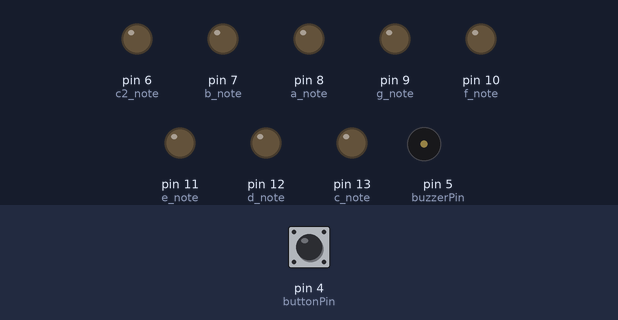
Simulated run of this sketch. Board: Arduino Uno, built with avr-gcc and run on an emulated ATmega328P. On the bench: output pins drawn as LEDs (lit = HIGH), buzzer (waves = sounding). The inputs (shaded band) are chosen by the test bench; at power-on: pin 4 (buttonPin) HIGH.

Above: at 1.2 s.
1.3 s: pin 4 (buttonPin) pulled LOW for 0.15 s
At 5.7 s:
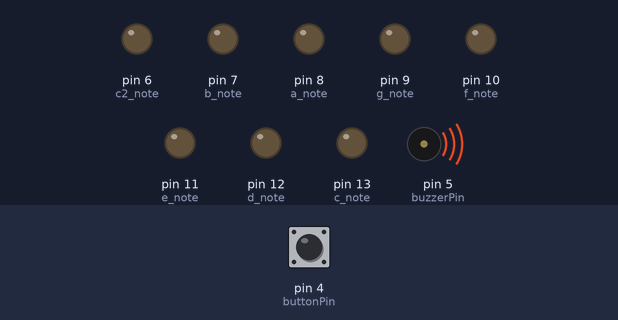
At 9.6 s:
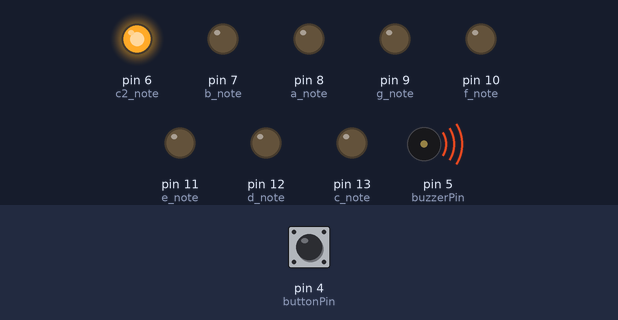
Timing chart, 0 to 13.3 s (numbered marks = the images above; inputs shaded):
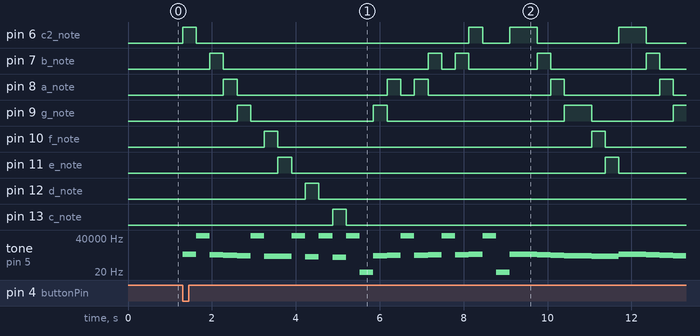

The sketch:

main.ino
```cpp
#include "pitches.h"
//Defining pins
int c_note  = 13;
int d_note  = 12;
int e_note = 11;
int f_note = 10;
int g_note =  9;
int a_note =  8;
int b_note =  7;
int c2_note =6;
int buzzerPin = 5;
int buttonPin = 4;

//IF the '-1' is present in the array, it holds the note of the previous value

 // ADD THIS LIST BACK LATER
 int melody[] = {
  NOTE_C6, -1 , NOTE_B5, NOTE_A5, NOTE_G5, -1 ,NOTE_F5,
   NOTE_E5,-1,  NOTE_D5, -1, NOTE_C5, -1 , 1,  NOTE_G5, NOTE_A5, -1,
   NOTE_A5, NOTE_B5,-1, NOTE_B5 ,NOTE_C6, -1, 1, NOTE_C6,
   NOTE_C6, NOTE_B5, NOTE_A5, NOTE_G5, NOTE_G5,
   NOTE_F5, NOTE_E5, NOTE_C6, NOTE_C6, NOTE_B5,
   NOTE_A5, NOTE_G5, NOTE_G5, NOTE_F5, NOTE_E5,
   NOTE_E5, NOTE_E5, NOTE_E5, NOTE_E5, NOTE_F5,
   NOTE_G5, NOTE_F5, NOTE_E5, NOTE_D5, NOTE_D5,
   NOTE_D5, NOTE_D5, NOTE_E5, NOTE_F5, NOTE_E5,
   NOTE_D5, NOTE_C6, NOTE_C6, NOTE_A5, NOTE_G5,
   NOTE_F5, NOTE_E5, NOTE_F5, NOTE_E5, NOTE_D5,
   NOTE_C5};
   /*
int melody[] = {
    NOTE_E5 , NOTE_F5 , NOTE_G5 , NOTE_G5 ,-1,  NOTE_G5, NOTE_G5, -1 ,NOTE_F5 , NOTE_E5 , NOTE_D5 , NOTE_D5 , -1 , NOTE_E5, NOTE_C5 , NOTE_C5
};*/
int duration = 500;  // 500 miliseconds


void setup() {
  pinMode(c_note , OUTPUT);
  pinMode(d_note , OUTPUT);
  pinMode(e_note , OUTPUT);
  pinMode(f_note , OUTPUT);
  pinMode(g_note , OUTPUT);
  pinMode(a_note , OUTPUT);
  pinMode(b_note , OUTPUT);
  pinMode(c2_note , OUTPUT);
  pinMode(buzzerPin , OUTPUT);
  pinMode(buttonPin, INPUT_PULLUP);
}

void playSong(){
  for (int thisNote = 0; thisNote < 66; thisNote++) {
    int currentPin = 0;
    // pin8 output the voice, every scale is 0.5 sencond
    if(melody[thisNote] == NOTE_C5){
      digitalWrite(c_note , HIGH);
      //tone(buzzerPin, melody[thisNote], duration);
      currentPin = c_note;
    }
    else if(melody[thisNote] == NOTE_D5){
      digitalWrite(d_note , HIGH);
    //  tone(buzzerPin, melody[thisNote], duration);
      //digitalWrite(d_note , LOW);
      currentPin = d_note;
    }
    else if(melody[thisNote] == NOTE_E5){
      digitalWrite(e_note , HIGH);
      //tone(buzzerPin, melody[thisNote], duration);
      //digitalWrite(e_note , LOW);
      currentPin = e_note;
    }
    else if(melody[thisNote] == NOTE_F5){
      digitalWrite(f_note , HIGH);
      //tone(buzzerPin, melody[thisNote], duration);
      //digitalWrite(f_note , LOW);
      currentPin = f_note;
    }
    else if(melody[thisNote] == NOTE_G5){
      digitalWrite(g_note , HIGH);
      //tone(buzzerPin, melody[thisNote], duration);
      //digitalWrite(g_note , LOW);
      currentPin = g_note;
    }
    else if(melody[thisNote] == NOTE_A5){
      digitalWrite(a_note , HIGH);
      //tone(buzzerPin, melody[thisNote], duration);
      //digitalWrite(a_note , LOW);
      currentPin = a_note;
    }
    else if(melody[thisNote] == NOTE_B5){
      digitalWrite(b_note , HIGH);
      //tone(buzzerPin, melody[thisNote], duration);
      //digitalWrite(b_note , LOW);
      currentPin = b_note;
    }
    else if(melody[thisNote] == NOTE_C6){
      digitalWrite(c2_note , HIGH);
      //tone(buzzerPin, melody[thisNote], duration);
      //digitalWrite(c2_note , LOW);
      currentPin = c2_note;
    }
    if(thisNote != 55 && melody[thisNote + 1] == -1){
      tone(buzzerPin, melody[thisNote], duration*2);
    }
    else{
      tone(buzzerPin, melody[thisNote], duration);
    }


    // Output the voice after several minutes
    delay(325);
    digitalWrite(currentPin , LOW);
  }
}
void loop() {
  if(digitalRead(buttonPin) == LOW ){
    playSong();
  }
  // restart after two seconds

}
```

Measured:
- after the input at 1.3 s, pin 6 (c2_note): LOW → HIGH at once, → LOW 0.33 s later, → HIGH 6.5 s later, → LOW 0.33 s later, … (8 changes in this stretch); pin 7 (b_note): LOW → HIGH after 0.65 s, → LOW 0.33 s later, → HIGH 4.9 s later, → LOW 0.33 s later, … (10 changes in this stretch)
